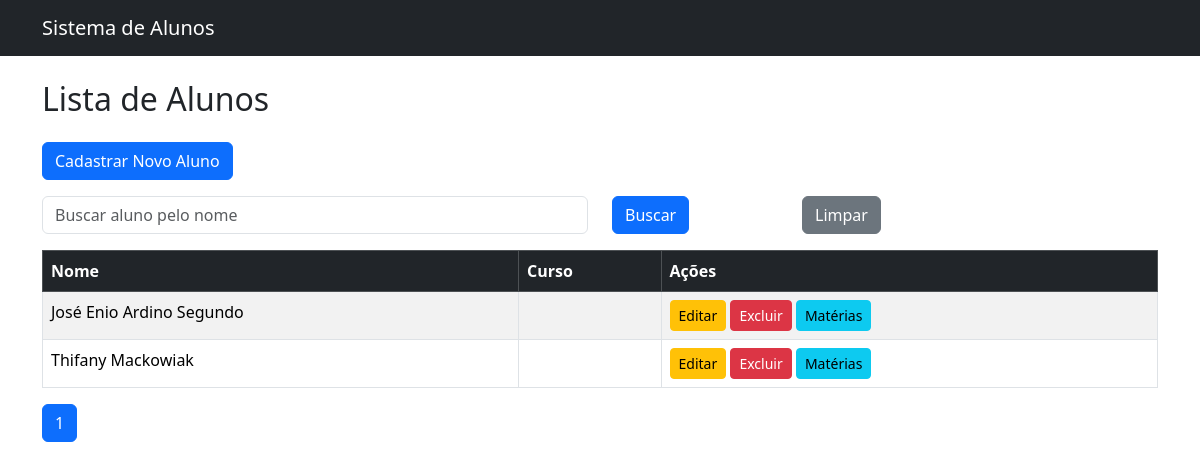
The app's page /, older data.
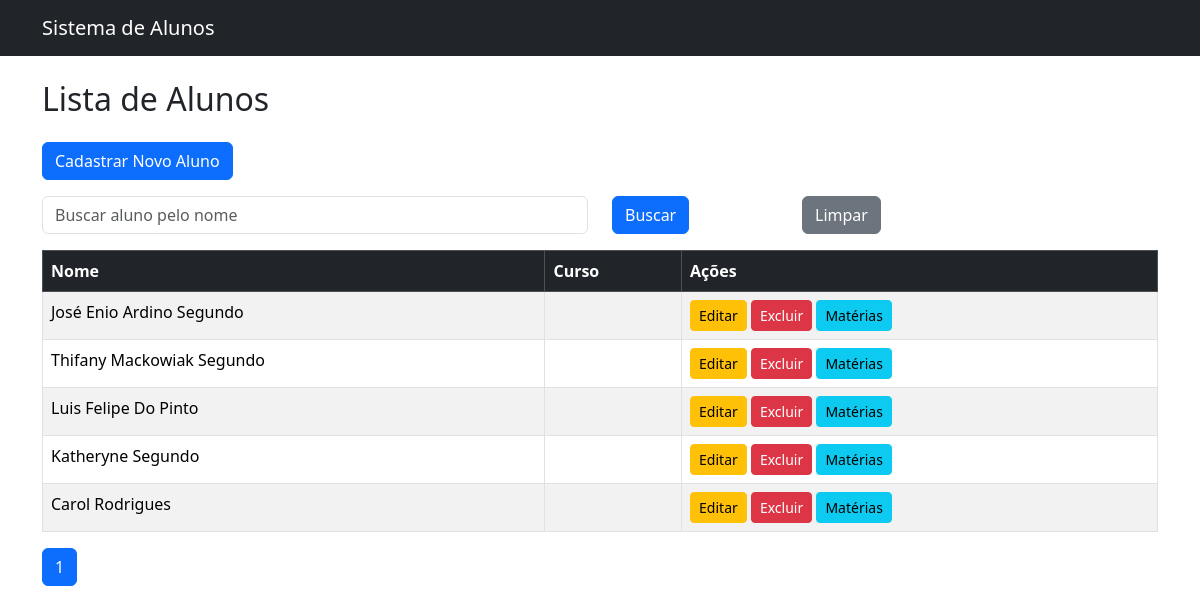
The same page, newer data.
### alunos/models.py (models this page shows, shortened)
class Aluno(models.Model):
    nome = models.CharField(max_length=100)
    email = models.EmailField()
    matricula = models.CharField(max_length=20, unique=True)
    curso = models.ForeignKey(Curso, on_delete=models.CASCADE)
    data_nascimento = models.DateField()
    materias = models.ManyToManyField(Materia)

### alunos/views.py (the view)
# urls.py: path('', views.lista_alunos, name='lista_alunos'),
def lista_alunos(request):
    buscar = request.GET.get('buscar')
    if buscar:
        alunos_lista = Aluno.objects.filter(
            Q(nome__icontains=buscar) |
            Q(curso__nome__icontains=buscar) |
            Q(matricula__icontains=buscar)
        )
    else:
        alunos_lista = Aluno.objects.all()
    paginator = Paginator(alunos_lista, 5)
    page_number = request.GET.get('page')
    alunos = paginator.get_page(page_number)
    return render(request, 'alunos/lista_alunos.html', {'alunos': alunos})

### alunos/templates/alunos/lista_alunos.html (shortened to what this page needs)
{% extends 'base.html' %}
{% block content %}
<h2 class="mb-4">Lista de Alunos</h2>
<a href="{% url 'cadastrar_aluno' %}" class="btn btn-primary mb-3">
    Cadastrar Novo Aluno
</a>
<form method="GET" class="row mb-3">
    <div class="col-md-6">
        <input type="text" name="buscar" class="form-control"
               placeholder="Buscar aluno pelo nome"
               value="{{ request.GET.buscar }}">
    </div>
    <div class="col-md-2">
        <button type="submit" class="btn btn-primary">
            Buscar
        </button>
    </div>
    <div class="col-md-2">
        <a href="{% url 'lista_alunos' %}" class="btn btn-secondary">
            Limpar
        </a>
    </div>
</form>
<table class="table table-striped table-bordered">
    <thead class="table-dark">
        <tr>
            <th>Nome</th>
            <th>Curso</th>
            <th>Ações</th>
        </tr>
    </thead>
    <tbody>
        {% for aluno in alunos %}
        <tr>
            <td>{{ aluno.nome }}</td>
            <td>{{ aluno.curso }}</td>
            <td>
                <a href="{% url 'editar_aluno' aluno.id %}" class="btn btn-warning btn-sm">
                    Editar
                </a>
                <a href="{% url 'excluir_aluno' aluno.id %}" class="btn btn-danger btn-sm">
                    Excluir
                </a>
                <a href="{% url 'gerenciar_materias' aluno.id %}"
                    class="btn btn-info btn-sm">
        Matérias
</a>
            </td>
        </tr>
        {% empty %}
        <tr>
            <td colspan="3">Nenhum aluno cadastrado.</td>
        </tr>
        {% endfor %}
    </tbody>
</table>
<nav>
    <ul class="pagination">
        {% for num in alunos.paginator.page_range %}
            <li class="page-item {% if alunos.number == num %}active{% endif %}">
                <a class="page-link" href="?page={{ num }}{% if request.GET.buscar %}&buscar={{ request.GET.buscar }}{% endif %}">
                    {{ num }}
                </a>
            </li>
        {% endfor %}
    </ul>
</nav>
{% endblock %}

Row changes from the older to the newer data that the page shows:
changed Aluno: nome "Thifany Mackowiak" → "Thifany Mackowiak Segundo"
added Aluno: nome "Luis Felipe Do Pinto"
added Aluno: nome "Katheryne Segundo"
added Aluno: nome "Carol Rodrigues"
